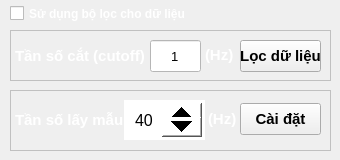
      <widget class="QWidget" name="tab_5">
       <attribute name="title">
        <string>      Cài đặt chung      </string>
       </attribute>
       <widget class="QCheckBox" name="checkBox_Filter">
        <property name="geometry">
         <rect>
          <x>10</x>
          <y>0</y>
          <width>261</width>
          <height>27</height>
         </rect>
        </property>
        <property name="font">
         <font>
          <weight>75</weight>
          <bold>true</bold>
         </font>
        </property>
        <property name="styleSheet">
         <string notr="true">color: rgb(255, 255, 255);</string>
        </property>
        <property name="text">
         <string>Sử dụng bộ lọc cho dữ liệu</string>
        </property>
        <property name="checked">
         <bool>false</bool>
        </property>
       </widget>
       <widget class="QFrame" name="frame_SampleFreq">
        <property name="geometry">
         <rect>
          <x>10</x>
          <y>90</y>
          <width>321</width>
          <height>61</height>
         </rect>
        </property>
        <property name="styleSheet">
         <string notr="true">QFrame#frame_SampleFreq{
border:1px solid #C0C0C0;
color: rgb(255, 255, 255);
}</string>
        </property>
        <property name="frameShape">
         <enum>QFrame::NoFrame</enum>
        </property>
        <property name="frameShadow">
         <enum>QFrame::Raised</enum>
        </property>
        <widget class="QLabel" name="label_8">
         <property name="geometry">
          <rect>
           <x>5</x>
           <y>19</y>
           <width>111</width>
           <height>22</height>
          </rect>
         </property>
         <property name="font">
          <font>
           <pointsize>11</pointsize>
           <weight>75</weight>
           <bold>true</bold>
          </font>
         </property>
         <property name="styleSheet">
          <string notr="true">color: rgb(255, 255, 255);</string>
         </property>
         <property name="text">
          <string>Tần số lấy mẫu:</string>
         </property>
        </widget>
        <widget class="QSpinBox" name="spinBox_SampleFreq">
         <property name="geometry">
          <rect>
           <x>114</x>
           <y>10</y>
           <width>81</width>
           <height>40</height>
          </rect>
         </property>
         <property name="font">
          <font>
           <pointsize>12</pointsize>
           <weight>50</weight>
           <bold>false</bold>
          </font>
         </property>
         <property name="styleSheet">
          <string notr="true">QSpinBox
{
background-color: rgb(255, 255, 255);
color: rgb(0, 0, 0);
}
QSpinBox::up-button
{
    min-width:40px;
    min-height: 20px;
}
QSpinBox::down-button
{
    min-width: 40px;
    min-height: 20px;
}
</string>
         </property>
         <property name="alignment">
          <set>Qt::AlignCenter</set>
         </property>
         <property name="minimum">
          <number>20</number>
         </property>
         <property name="maximum">
          <number>80</number>
         </property>
         <property name="value">
          <number>40</number>
         </property>
        </widget>
        <widget class="QPushButton" name="pushButton_SampleFreq">
         <property name="geometry">
          <rect>
           <x>230</x>
           <y>13</y>
           <width>81</width>
           <height>32</height>
          </rect>
         </property>
         <property name="font">
          <font>
           <pointsize>11</pointsize>
           <weight>75</weight>
           <bold>true</bold>
          </font>
         </property>
         <property name="styleSheet">
          <string notr="true">color: rgb(0, 0, 0);</string>
         </property>
         <property name="text">
          <string>Cài đặt</string>
         </property>
        </widget>
        <widget class="QLabel" name="label_9">
         <property name="geometry">
          <rect>
           <x>198</x>
           <y>18</y>
           <width>31</width>
           <height>22</height>
          </rect>
         </property>
         <property name="font">
          <font>
           <pointsize>11</pointsize>
           <weight>75</weight>
           <bold>true</bold>
          </font>
         </property>
         <property name="styleSheet">
          <string notr="true">color: rgb(255, 255, 255);</string>
         </property>
         <property name="text">
          <string>(Hz)</string>
         </property>
        </widget>
       </widget>
       <widget class="QFrame" name="frame_Filter">
        <property name="geometry">
         <rect>
          <x>10</x>
          <y>30</y>
          <width>321</width>
          <height>51</height>
         </rect>
        </property>
        <property name="styleSheet">
         <string notr="true">QFrame#frame_Filter{
border:1px solid #C0C0C0;
color: rgb(255, 255, 255);
}</string>
        </property>
        <property name="frameShape">
         <enum>QFrame::NoFrame</enum>
        </property>
        <property name="frameShadow">
         <enum>QFrame::Raised</enum>
        </property>
        <widget class="QLineEdit" name="lineEdit_Filter_Freq">
         <property name="geometry">
          <rect>
           <x>140</x>
           <y>10</y>
           <width>51</width>
           <height>32</height>
          </rect>
         </property>
         <property name="font">
          <font>
           <pointsize>10</pointsize>
          </font>
         </property>
         <property name="styleSheet">
          <string notr="true">color: rgb(0, 0, 0);
background-color: rgb(255, 255, 255);</string>
         </property>
         <property name="text">
          <string>1</string>
         </property>
         <property name="alignment">
          <set>Qt::AlignCenter</set>
         </property>
        </widget>
        <widget class="QLabel" name="label">
         <property name="geometry">
          <rect>
           <x>5</x>
           <y>15</y>
           <width>131</width>
           <height>22</height>
          </rect>
         </property>
         <property name="font">
          <font>
           <pointsize>11</pointsize>
           <weight>75</weight>
           <bold>true</bold>
          </font>
         </property>
         <property name="styleSheet">
          <string notr="true">color: rgb(255, 255, 255);</string>
         </property>
         <property name="text">
          <string>Tần số cắt (cutoff):</string>
         </property>
        </widget>
        <widget class="QLabel" name="label_2">
         <property name="geometry">
          <rect>
           <x>195</x>
           <y>14</y>
           <width>31</width>
           <height>22</height>
          </rect>
         </property>
         <property name="font">
          <font>
           <pointsize>11</pointsize>
           <weight>75</weight>
           <bold>true</bold>
          </font>
         </property>
         <property name="styleSheet">
          <string notr="true">color: rgb(255, 255, 255);</string>
         </property>
         <property name="text">
          <string>(Hz)</string>
         </property>
        </widget>
        <widget class="QPushButton" name="pushButton_Filter_Setup">
         <property name="geometry">
          <rect>
           <x>230</x>
           <y>10</y>
           <width>81</width>
           <height>32</height>
          </rect>
         </property>
         <property name="font">
          <font>
           <pointsize>11</pointsize>
           <weight>75</weight>
           <bold>true</bold>
          </font>
         </property>
         <property name="styleSheet">
          <string notr="true">color: rgb(0, 0, 0);</string>
         </property>
         <property name="text">
          <string>Lọc dữ liệu</string>
         </property>
        </widget>
       </widget>
      </widget>
